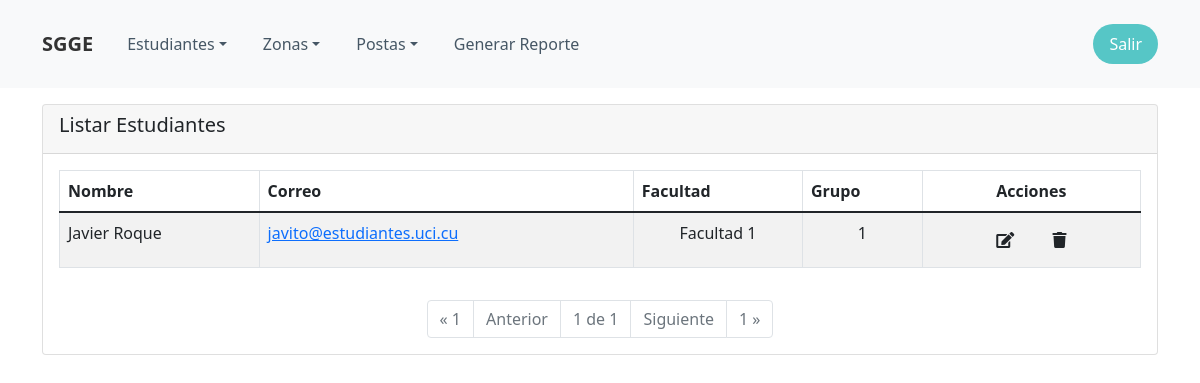
Before: /listar_estudiantes (signed in) with the older database file.
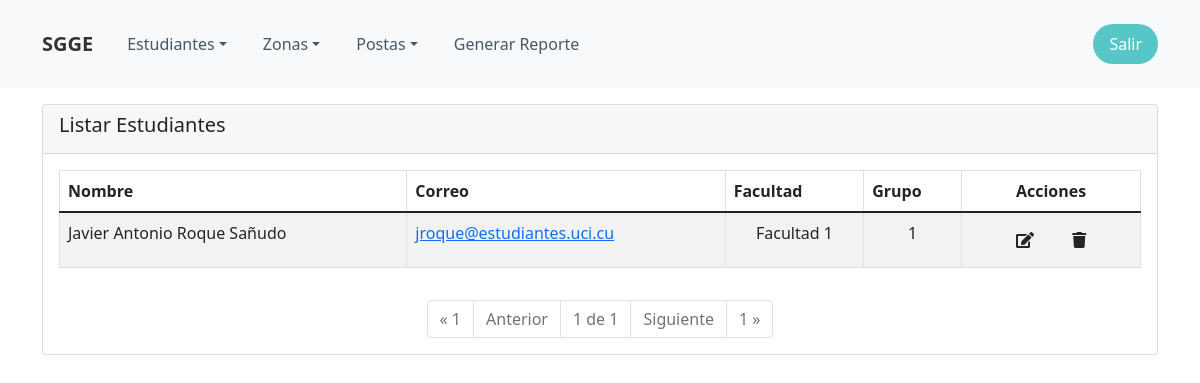
After: the same page with the newer database file.
### App/Estudiante/models.py (models this page shows)
class Estudiante(User):
    facultad = models.IntegerField(choices=FAC_CHOICES)
    grupo = models.IntegerField(choices=GROUP_CHOICES)
    cambiar_pass = models.BooleanField(default=False)

### App/Estudiante/views.py (the view)
# urls.py: path('listar_estudiantes', listar_estudiantes, name='listar_Estudiantes'),
@login_required
@group_required('Admin')
def listar_estudiantes(request):
    estudiantes = Estudiante.objects.all()
    paginator = Paginator(estudiantes, 5)
    page_number = request.GET.get('page')
    page_obj = paginator.get_page(page_number)
    context = {
        'estudiantes': estudiantes,
        'page_obj': page_obj,
    }
    return render(request, 'listar.html', context)

### App/Seguridad/decorador.py (called while the page is built)
def group_required(*group_names):
    def check(user):
        if user.groups.filter(name__in=group_names).exists() | user.is_superuser:
            return True
        else:
            raise PermissionDenied(HttpResponseForbidden)
    return user_passes_test(check)

### templates/listar.html (shortened to what this page needs)
{% extends 'index.html' %}
{% block body %}
    <div class="container mt-3">
        <div class="card">
            <div class="card-header">
                <h5>Listar Estudiantes</h5>
            </div>
            <div class="card-body">
                {% if not page_obj %}
                    <p>No hay registros</p>
                {% else %}
                    <div class="table-responsive ">
                        <table class="table table-striped table-bordered">
                            <thead>
                            <tr>
                                <th>Nombre</th>
                                <th>Correo</th>
                                <th>Facultad</th>
                                <th>Grupo</th>
                                <th class="text-center">Acciones</th>
                            </tr>
                            </thead>
                            <tbody>
                            {% for e in page_obj %}
                                <tr>
                                    <td>{{ e.get_full_name }}
                                    </td>
                                    <td>
                                        <a href="mailto:{{ e.email }}">{{ e.email }}</a>
                                    </td>
                                    <td class="text-center">Facultad {{ e.facultad }}</td>
                                    <td class="text-center">{{ e.grupo }}</td>
                                    <td class="text-center">
                                        <a class="mx-1 btn" href="{% url 'edit_estudiante' e.id %}"><i class="fa fa-edit"></i></a>
                                        <a class="mx-1 btn" href="{% url 'del_estudiante' e.id %}"><i
                                                class="fa fa-trash"></i></a>
                                    </td>
                                </tr>
                            {% endfor %}
                            </tbody>
                        </table>
                    </div>
                    </div>
                    <nav aria-label="Page navigation example">
                        <ul class="pagination justify-content-center">
                            {% if not page_obj.has_previous %}
                                <li class="page-item disabled"><a class="page-link " disabled href="?page=1">&laquo;
                                    1</a></li>
                                <li class="page-item disabled"><a class="page-link">Anterior</a></li>
                            {% endif %}
                            <li class="page-item disabled"><a class="page-link disabled">{{ page_obj.number }}
                                de {{ page_obj.paginator.num_pages }}</a></li>
                            {% if not page_obj.has_next %}
                                <li class="page-item disabled"><a class="page-link">Siguiente</a></li>
                                <li class="page-item disabled"><a class="page-link"
                                                                  href="?page={{ page_obj.paginator.num_pages }}">{{ page_obj.paginator.num_pages }}
                                    &raquo;</a></li>
                            {% endif %}
                        </ul>
                    </nav>
                {% endif %}
        </div>
    </div>
{% endblock body %}

Changed rows visible on the page:
removed Estudiante: get_full_name "Javier Roque", email "javito@estudiantes.uci.cu", facultad "1", grupo "1"
added Estudiante: get_full_name "Javier Antonio Roque Sañudo", email "jroque@estudiantes.uci.cu", facultad "1", grupo "1"
